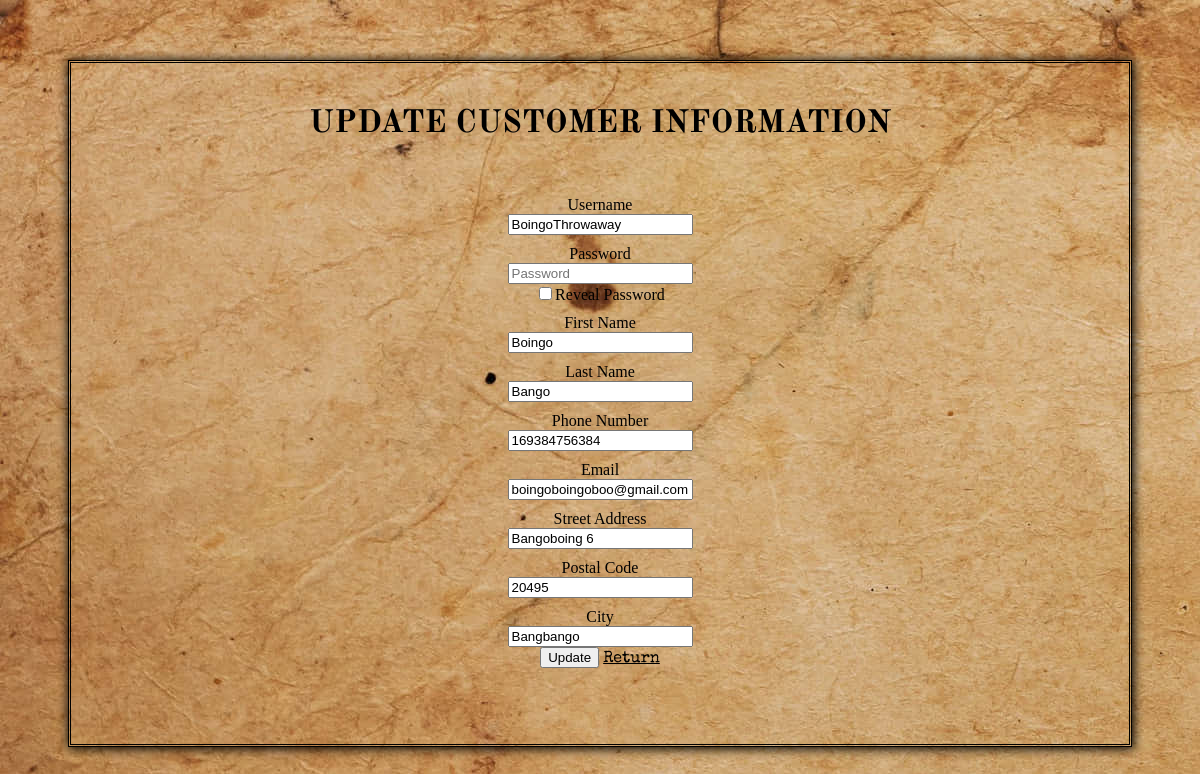
The app's page /abyssness/website/customer/update_customer.php?CustomerID=4 with its own data.
### tables this page shows
CREATE TABLE `customer` (
  `CustomerID` int(11) NOT NULL,
  `username` varchar(255) NOT NULL,
  `pword` varchar(255) NOT NULL,
  `first_name` varchar(100) NOT NULL,
  `last_name` varchar(100) NOT NULL,
  `phone` varchar(15) NOT NULL,
  `email` varchar(100) NOT NULL,
  `strt_ad` varchar(100) NOT NULL,
  `postcode` varchar(5) NOT NULL,
  `city` varchar(100) NOT NULL
);

### abyssness/website/customer/update_customer.php (the view, shortened to what this page needs)
<?php
    $customerID = null;
    $passwordError = null;
    $fnameError = null;
    $lnameError = null;
    $phoneError = null;
    $emailError = null;
    $strt_adError = null;
    $postcodeError = null;
    $cityError = null;
    if (!empty($_GET['CustomerID'])) {
        $customerID = $_REQUEST['CustomerID'];
    }
    if ( !empty($_POST)) {
        $username = $_POST['username'];
        $password = $_POST['password'];
        $fname = $_POST['fname'];
        $lname = $_POST['lname'];
        $phone = $_POST['phone'];
        $email = $_POST['email'];
        $strt_ad = $_POST['strt_ad'];
        $postcode = $_POST['postcode'];
        $city = $_POST['city'];
        $valid = true;
        if (empty($username)) {
            $usernameError = 'Insert Username';
            $valid = false;
        }
        $valid = true;
        if (empty($password)) {
            $passwordError = 'Insert password';
            $valid = false;
        }
        $valid = true;
        if (empty($fname)) {
            $fnameError = 'Insert First Name';
            $valid = false;
        }
        if (empty($lname)) {
            $lnameError = 'Insert Last Name';
            $valid = false;
        }
        if (empty($phone)) {
            $phoneError = 'Insert Phone Number';
            $valid = false;
        }
        if (empty($email)) {
            $emailError = 'Insert Email';
            $valid = false;
        }
        if (empty($strt_ad)) {
            $strt_adError = 'Insert Street Address';
            $valid = false;
        }
        if (empty($postcode)) {
            $postcodeError = 'Insert Postcode';
            $valid = false;
        }
        if (empty($city)) {
            $cityError = 'Insert City';
            $valid = false;
        }
        if ($valid) {
            $db = new Database();
            $pdo = $db->connect();
            $pdo->setAttribute(PDO::ATTR_ERRMODE, PDO::ERRMODE_EXCEPTION);
            $pdo->exec("set names utf8");
            $sql = "UPDATE customer SET username = ?, pword = ?, first_name = ?, last_name = ?, phone = ?, email = ?, strt_ad = ?, postcode = ?, city = ? WHERE CustomerID = ?";
            $q = $pdo->prepare($sql);
            $q->execute(array($username, $password, $fname, $lname, $phone, $email, $strt_ad, $postcode, $city, $customerID));
            Database::disconnect();
            header("Location: customer.php");
        }
    }
    else {
        $db = new Database();
        $pdo = $db->connect();
        $pdo->setAttribute(PDO::ATTR_ERRMODE, PDO::ERRMODE_EXCEPTION);
        $pdo->exec("set names utf8");
        $sql = "SELECT * FROM customer WHERE CustomerID = ?";
        $q = $pdo->prepare($sql);
        $q->execute(array($customerID));
        $data = $q->fetch(PDO::FETCH_ASSOC);
        $username = $data['username'];
        $password = $data['pword'];
        $fname = $data['first_name'];
        $lname = $data['last_name'];
        $phone = $data['phone'];
        $email = $data['email'];
        $strt_ad = $data['strt_ad'];
        $postcode = $data['postcode'];
        $city = $data['city'];
    }
?>
<!DOCTYPE html>
<html lang="en">
<head>
    <link rel="stylesheet" href="../css/main.css">
    <link rel="stylesheet" href="../css/header.css">
</head>
<body>
<div class="container">
    <div id="subIntro">
        <h1>UPDATE CUSTOMER INFORMATION</h1>
    </div>
    <form action="update_customer.php?CustomerID=<?php echo $customerID?>" method="post">
        <div id="info" <?php echo !empty($usernameError)?'':'';?>">
            <label>Username</label>
            <div>
                <input name="username" type="text" placeholder="Username" value="<?php echo !empty($username)?$username:'';?>">
            </div>
        </div>
        <div id="info" <?php echo !empty($passwordError)?'':'';?>">
            <label>Password</label>
            <div>
                <input id="pswrdReveal" name="password" type="password" placeholder="Password" value="<?php echo !empty($password)?$password:'';?>"><br>
                <input type="checkbox" onclick="revealPswrd()">Reveal Password
            </div>
        </div>
        <div id="info" <?php echo !empty($fnameError)?'':'';?>">
            <label>First Name</label>
            <div>
                <input name="fname" type="text" placeholder="First name" value="<?php echo !empty($fname)?$fname:'';?>">
            </div>
        </div>
        <div id="info" <?php echo !empty($lnameError)?'':'';?>">
            <label>Last Name</label>
            <div>
                <input name="lname" type="text" placeholder="Last name" value="<?php echo !empty($lname)?$lname:'';?>">
            </div>
        </div>
        <div id="info" <?php echo !empty($phoneError)?'':'';?>">
            <label>Phone Number</label>
            <div>
                <input name="phone" type="text" placeholder="Phone Number" value="<?php echo !empty($phone)?$phone:'';?>">
            </div>
        </div>
        <div id="info" <?php echo !empty($emailError)?'':'';?>">
            <label>Email</label>
            <div>
                <input name="email" type="text" placeholder="Email" value="<?php echo !empty($email)?$email:'';?>">
            </div>
        </div>
        <div id="info" <?php echo !empty($strt_adError)?'':'';?>">
            <label>Street Address</label>
            <div>
                <input name="strt_ad" type="text" placeholder="Street Address" value="<?php echo !empty($strt_ad)?$strt_ad:'';?>">
            </div>
        </div>
        <div id="info" <?php echo !empty($postcodeError)?'':'';?>">
            <label>Postal Code</label>
            <div>
                <input name="postcode" type="text" placeholder="Postal Code" value="<?php echo !empty($postcode)?$postcode:'';?>">
            </div>
        </div>
        <div id="info" <?php echo !empty($cityError)?'':'';?>">
            <label>City</label>
            <div>
                <input name="city" type="text" placeholder="City" value="<?php echo !empty($city)?$city:'';?>">
            </div>
        </div>
        <div>
            <button type="submit">Update</button>
            <a id="return" href="customer.php">Return</a>
        </div>
    </form>
</div>
</body>
</html>

### abyssness/website/css/main.css (style rules this page uses)
body { background-color: #C8A681; background-image: url(cssimg/wrinky_paper.jpg); background-attachment: scroll; }
h1 { text-decoration: none; font-family: cursive; }
#subIntro { display: flex; justify-content: center; text-align: center; padding: 20px; }
#subIntro h1 { font-family: subArticle; font-variant: small-caps; }

### abyssness/website/customer/update_customer.php (style rules this page uses)
.container { text-align: center; border-style: double; padding-bottom: 60px; margin-left: 60px; margin-right: 60px; margin-top: 60px; box-shadow: 1px 1px 10px 1px; }
#return { text-align: center; font-family: scpTypeWriter2; color: black; }
#info { margin-top: 10px; }

### records on screen
customer: username "BoingoThrowaway", fname "Boingo", lname "Bango", phone "169384756384", email "boingoboingoboo@gmail.com", strt_ad "Bangoboing 6", postcode "20495", city "Bangbango"
